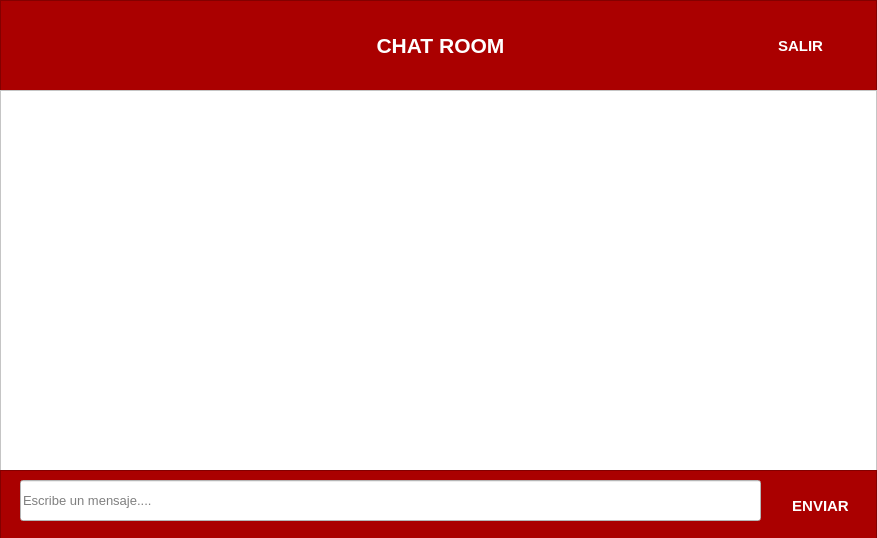
<?xml version="1.0" encoding="UTF-8"?>
<ui version="4.0">
 <class>chatForm</class>
 <widget class="QWidget" name="chatForm">
  <property name="geometry">
   <rect>
    <x>0</x>
    <y>0</y>
    <width>877</width>
    <height>538</height>
   </rect>
  </property>
  <property name="windowTitle">
   <string>Form</string>
  </property>
  <widget class="QFrame" name="frame">
   <property name="geometry">
    <rect>
     <x>0</x>
     <y>0</y>
     <width>877</width>
     <height>91</height>
    </rect>
   </property>
   <property name="styleSheet">
    <string notr="true">
background-color: rgb(170, 0, 0);</string>
   </property>
   <property name="frameShape">
    <enum>QFrame::StyledPanel</enum>
   </property>
   <property name="frameShadow">
    <enum>QFrame::Raised</enum>
   </property>
   <widget class="QLabel" name="label">
    <property name="geometry">
     <rect>
      <x>320</x>
      <y>30</y>
      <width>241</width>
      <height>31</height>
     </rect>
    </property>
    <property name="styleSheet">
     <string notr="true">color: white;</string>
    </property>
    <property name="text">
     <string>&lt;html&gt;&lt;head/&gt;&lt;body&gt;&lt;p align=&quot;center&quot;&gt;&lt;span style=&quot; font-size:16pt; font-weight:600;&quot;&gt;CHAT ROOM&lt;/span&gt;&lt;/p&gt;&lt;/body&gt;&lt;/html&gt;</string>
    </property>
   </widget>
   <widget class="QPushButton" name="logoutButton">
    <property name="geometry">
     <rect>
      <x>760</x>
      <y>30</y>
      <width>81</width>
      <height>31</height>
     </rect>
    </property>
    <property name="font">
     <font>
      <pointsize>11</pointsize>
      <weight>75</weight>
      <bold>true</bold>
     </font>
    </property>
    <property name="cursor">
     <cursorShape>PointingHandCursor</cursorShape>
    </property>
    <property name="autoFillBackground">
     <bool>false</bool>
    </property>
    <property name="styleSheet">
     <string notr="true">background-color: rgb(231, 0, 0);
color: rgb(255, 255, 255);</string>
    </property>
    <property name="text">
     <string>SALIR</string>
    </property>
    <property name="iconSize">
     <size>
      <width>60</width>
      <height>60</height>
     </size>
    </property>
    <property name="flat">
     <bool>true</bool>
    </property>
   </widget>
  </widget>
  <widget class="QTextEdit" name="chatTextEdit">
   <property name="geometry">
    <rect>
     <x>0</x>
     <y>90</y>
     <width>877</width>
     <height>381</height>
    </rect>
   </property>
   <property name="font">
    <font>
     <pointsize>14</pointsize>
     <weight>75</weight>
     <bold>true</bold>
    </font>
   </property>
   <property name="autoFillBackground">
    <bool>true</bool>
   </property>
   <property name="styleSheet">
    <string notr="true">background-color: rgb(255, 255, 255);
color: black</string>
   </property>
   <property name="readOnly">
    <bool>true</bool>
   </property>
  </widget>
  <widget class="QFrame" name="frame_2">
   <property name="geometry">
    <rect>
     <x>0</x>
     <y>470</y>
     <width>877</width>
     <height>71</height>
    </rect>
   </property>
   <property name="autoFillBackground">
    <bool>false</bool>
   </property>
   <property name="styleSheet">
    <string notr="true">background-color: rgb(170, 0, 0);</string>
   </property>
   <property name="frameShape">
    <enum>QFrame::StyledPanel</enum>
   </property>
   <property name="frameShadow">
    <enum>QFrame::Raised</enum>
   </property>
   <widget class="QLineEdit" name="messageLineEdit">
    <property name="geometry">
     <rect>
      <x>20</x>
      <y>10</y>
      <width>741</width>
      <height>41</height>
     </rect>
    </property>
    <property name="font">
     <font>
      <pointsize>10</pointsize>
     </font>
    </property>
    <property name="styleSheet">
     <string notr="true">background-color: rgb(255, 255, 255);
color: rgb(0, 0, 0);</string>
    </property>
    <property name="text">
     <string/>
    </property>
    <property name="placeholderText">
     <string>Escribe un mensaje....</string>
    </property>
   </widget>
   <widget class="QPushButton" name="sendButton">
    <property name="geometry">
     <rect>
      <x>780</x>
      <y>10</y>
      <width>81</width>
      <height>51</height>
     </rect>
    </property>
    <property name="font">
     <font>
      <pointsize>11</pointsize>
      <weight>75</weight>
      <bold>true</bold>
     </font>
    </property>
    <property name="cursor">
     <cursorShape>PointingHandCursor</cursorShape>
    </property>
    <property name="autoFillBackground">
     <bool>false</bool>
    </property>
    <property name="styleSheet">
     <string notr="true">background-color: rgb(231, 0, 0);
color: rgb(255, 255, 255);</string>
    </property>
    <property name="text">
     <string>ENVIAR</string>
    </property>
    <property name="iconSize">
     <size>
      <width>60</width>
      <height>60</height>
     </size>
    </property>
    <property name="flat">
     <bool>true</bool>
    </property>
   </widget>
  </widget>
 </widget>
 <resources/>
 <connections/>
</ui>
